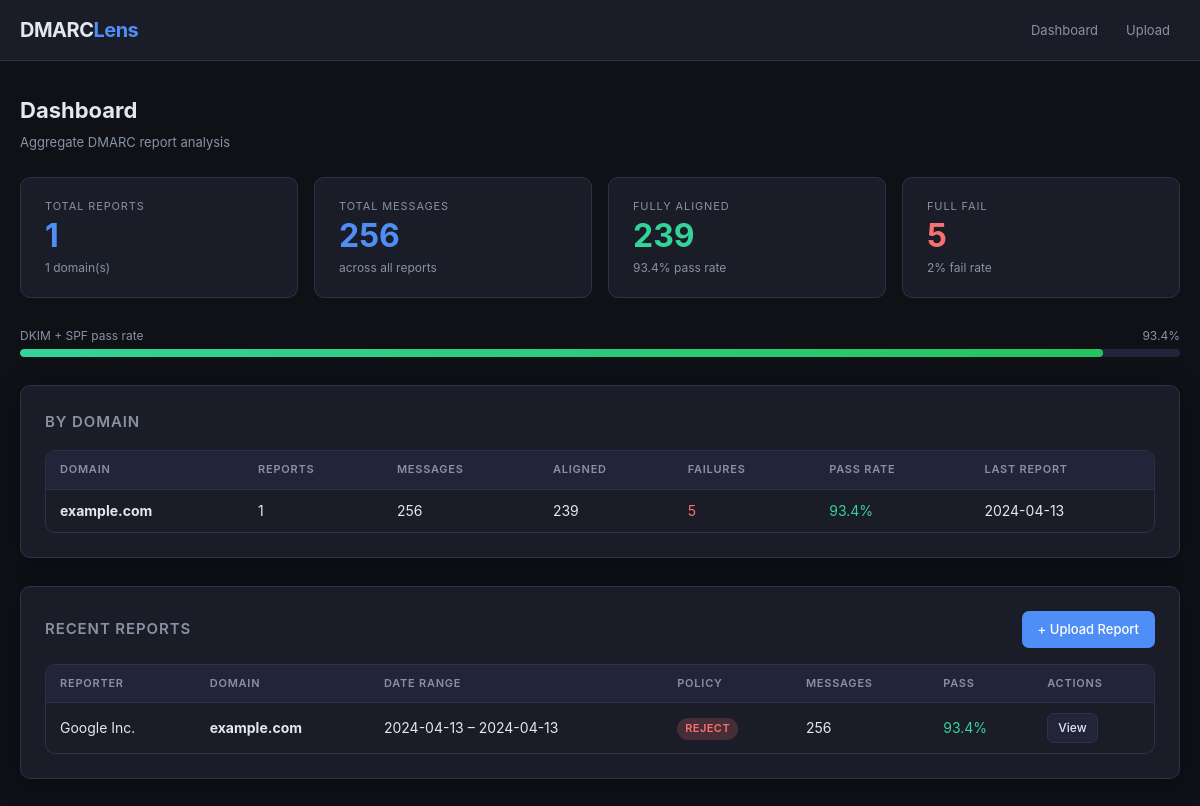
The page / on the database its author committed.
### tables this page shows
CREATE TABLE reports (
                id          INTEGER PRIMARY KEY AUTOINCREMENT,
                report_id   TEXT    UNIQUE,
                org_name    TEXT,
                org_email   TEXT,
                domain      TEXT,
                date_begin  INTEGER,
                date_end    INTEGER,
                policy_p    TEXT,
                policy_sp   TEXT,
                policy_pct  INTEGER DEFAULT 100,
                adkim       TEXT,
                aspf        TEXT,
                uploaded_at INTEGER DEFAULT (strftime('%s','now'))
            );

### includes/db.php (called while the page is built, shortened)
<?php
class Database {
    private PDO $pdo;
    private static ?Database $instance = null;
    private function __construct() {
        $dbPath = __DIR__ . '/../data/dmarc.sqlite';
        $this->pdo = new PDO('sqlite:' . $dbPath);
        $this->pdo->setAttribute(PDO::ATTR_ERRMODE, PDO::ERRMODE_EXCEPTION);
        $this->pdo->setAttribute(PDO::ATTR_DEFAULT_FETCH_MODE, PDO::FETCH_ASSOC);
    }
    public static function getInstance(): Database {
        if (self::$instance === null) {
            self::$instance = new Database();
        }
        return self::$instance;
    }
    private function migrate(): void {
        $this->pdo->exec("
            CREATE TABLE IF NOT EXISTS reports (
                id          INTEGER PRIMARY KEY AUTOINCREMENT,
                report_id   TEXT    UNIQUE,
                org_name    TEXT,
                org_email   TEXT,
                domain      TEXT,
                date_begin  INTEGER,
                date_end    INTEGER,
                policy_p    TEXT,
                policy_sp   TEXT,
                policy_pct  INTEGER DEFAULT 100,
                adkim       TEXT,
                aspf        TEXT,
                uploaded_at INTEGER DEFAULT (strftime('%s','now'))
            );
            CREATE TABLE IF NOT EXISTS records (
                id                  INTEGER PRIMARY KEY AUTOINCREMENT,
                report_db_id        INTEGER NOT NULL,
                source_ip           TEXT,
                count               INTEGER DEFAULT 1,
                disposition         TEXT,
                dkim_result         TEXT,
                spf_result          TEXT,
                header_from         TEXT,
                envelope_to         TEXT,
                auth_dkim_domain    TEXT,
                auth_dkim_result    TEXT,
                auth_dkim_selector  TEXT,
                auth_spf_domain     TEXT,
                auth_spf_result     TEXT,
                FOREIGN KEY(report_db_id) REFERENCES reports(id) ON DELETE CASCADE
            );
            CREATE INDEX IF NOT EXISTS idx_records_report ON records(report_db_id);
            CREATE INDEX IF NOT EXISTS idx_records_ip     ON records(source_ip);
            CREATE INDEX IF NOT EXISTS idx_reports_domain ON reports(domain);
        ");
    }
    public function getStats(): array {
        $row = $this->pdo->query("
            SELECT
                COUNT(DISTINCT r.id)                                        AS total_reports,
                COUNT(DISTINCT r.domain)                                    AS total_domains,
                COALESCE(SUM(rc.count), 0)                                  AS total_messages,
                COALESCE(SUM(CASE WHEN rc.dkim_result='pass' AND rc.spf_result='pass' THEN rc.count ELSE 0 END), 0) AS fully_aligned,
                COALESCE(SUM(CASE WHEN rc.dkim_result='pass' OR  rc.spf_result='pass' THEN rc.count ELSE 0 END), 0) AS partial_pass,
                COALESCE(SUM(CASE WHEN rc.dkim_result!='pass' AND rc.spf_result!='pass' THEN rc.count ELSE 0 END), 0) AS full_fail
            FROM reports r
            LEFT JOIN records rc ON rc.report_db_id = r.id
        ")->fetch();
        return $row;
    }
    public function getDomainSummary(): array {
        return $this->pdo->query("
            SELECT
                r.domain,
                COUNT(DISTINCT r.id)                                        AS report_count,
                COALESCE(SUM(rc.count), 0)                                  AS total_messages,
                COALESCE(SUM(CASE WHEN rc.dkim_result='pass' AND rc.spf_result='pass' THEN rc.count ELSE 0 END), 0) AS pass_count,
                COALESCE(SUM(CASE WHEN rc.dkim_result!='pass' AND rc.spf_result!='pass' THEN rc.count ELSE 0 END), 0) AS fail_count,
                MAX(r.date_end)                                             AS last_report
            FROM reports r
            LEFT JOIN records rc ON rc.report_db_id = r.id
            GROUP BY r.domain
            ORDER BY total_messages DESC
        ")->fetchAll();
    }
    public function getRecentReports(int $limit = 20): array {
        $stmt = $this->pdo->prepare("
            SELECT
                r.*,
                COUNT(rc.id)                AS record_count,
                COALESCE(SUM(rc.count), 0)  AS total_messages,
                COALESCE(SUM(CASE WHEN rc.dkim_result='pass' AND rc.spf_result='pass' THEN rc.count ELSE 0 END), 0) AS pass_count
            FROM reports r
            LEFT JOIN records rc ON rc.report_db_id = r.id
            GROUP BY r.id
            ORDER BY r.date_end DESC
            LIMIT ?
        ");
        $stmt->execute([$limit]);
        return $stmt->fetchAll();
    }
}

### index.php (the view, shortened to what this page needs)
<?php
require_once __DIR__ . '/includes/db.php';
require_once __DIR__ . '/includes/layout.php';
$db      = Database::getInstance();
$stats   = $db->getStats();
$domains = $db->getDomainSummary();
$reports = $db->getRecentReports(30);
$totalMsg    = (int)$stats['total_messages'];
$fullyAligned = (int)$stats['fully_aligned'];
$fullFail     = (int)$stats['full_fail'];
$passRate     = $totalMsg > 0 ? round($fullyAligned / $totalMsg * 100, 1) : 0;
renderHead('DMARC Analyzer — Dashboard');
?>
<div class="page-title">Dashboard</div>
<div class="page-subtitle">Aggregate DMARC report analysis</div>
<div class="stat-grid section">
  <div class="stat-card">
    <div class="label">Total Reports</div>
    <div class="value blue"><?= fmtNum((int)$stats['total_reports']) ?></div>
    <div class="sub"><?= fmtNum((int)$stats['total_domains']) ?> domain(s)</div>
  </div>
  <div class="stat-card">
    <div class="label">Total Messages</div>
    <div class="value blue"><?= fmtNum($totalMsg) ?></div>
    <div class="sub">across all reports</div>
  </div>
  <div class="stat-card">
    <div class="label">Fully Aligned</div>
    <div class="value green"><?= fmtNum($fullyAligned) ?></div>
    <div class="sub"><?= passRate($fullyAligned, $totalMsg) ?> pass rate</div>
  </div>
  <div class="stat-card">
    <div class="label">Full Fail</div>
    <div class="value red"><?= fmtNum($fullFail) ?></div>
    <div class="sub"><?= passRate($fullFail, $totalMsg) ?> fail rate</div>
  </div>
</div>
<?php if ($totalMsg > 0): ?>
<div class="section">
  <div class="pass-bar-wrap">
    <div style="display:flex;justify-content:space-between;font-size:12px;color:var(--muted);margin-bottom:4px;">
      <span>DKIM + SPF pass rate</span>
      <span><?= $passRate ?>%</span>
    </div>
    <div class="pass-bar-track"><div class="pass-bar-fill" style="width:<?= $passRate ?>%"></div></div>
  </div>
</div>
<?php endif; ?>
<?php if (!empty($domains)): ?>
<div class="section card">
  <h2>By Domain</h2>
  <div class="table-wrap">
    <table>
      <thead>
        <tr>
          <th>Domain</th>
          <th>Reports</th>
          <th>Messages</th>
          <th>Aligned</th>
          <th>Failures</th>
          <th>Pass Rate</th>
          <th>Last Report</th>
        </tr>
      </thead>
      <tbody>
        <?php foreach ($domains as $d):
            $dm = (int)$d['total_messages'];
            $dp = (int)$d['pass_count'];
            $df = (int)$d['fail_count'];
        ?>
        <tr>
          <td><strong><?= htmlspecialchars($d['domain']) ?></strong></td>
          <td><?= $d['report_count'] ?></td>
          <td><?= fmtNum($dm) ?></td>
          <td><?= fmtNum($dp) ?></td>
          <td><?= $df > 0 ? '<span style="color:var(--red)">' . fmtNum($df) . '</span>' : '0' ?></td>
          <td>
            <?php $pr = $dm > 0 ? round($dp/$dm*100,1) : 0; ?>
            <span style="color:<?= $pr >= 90 ? 'var(--green)' : ($pr >= 70 ? 'var(--yellow)' : 'var(--red)') ?>">
              <?= $pr ?>%
            </span>
          </td>
          <td><?= fmtDate((int)$d['last_report']) ?></td>
        </tr>
        <?php endforeach; ?>
      </tbody>
    </table>
  </div>
</div>
<?php endif; ?>
<div class="section card">
  <div class="actions-row">
    <h2 style="margin:0">Recent Reports</h2>
    <a href="upload.php" class="btn btn-primary">+ Upload Report</a>
  </div>
  <?php if (empty($reports)): ?>
  <div class="empty-state">
    <div class="icon">📭</div>
    <h3>No reports yet</h3>
    <p>Upload your first DMARC aggregate report to get started.</p>
    <br>
    <a href="upload.php" class="btn btn-primary">Upload Report</a>
  </div>
  <?php else: ?>
  <div class="table-wrap">
    <table>
      <thead>
        <tr>
          <th>Reporter</th>
          <th>Domain</th>
          <th>Date Range</th>
          <th>Policy</th>
          <th>Messages</th>
          <th>Pass</th>
          <th>Actions</th>
        </tr>
      </thead>
      <tbody>
        <?php foreach ($reports as $r):
            $rm  = (int)$r['total_messages'];
            $rp  = (int)$r['pass_count'];
            $rpr = $rm > 0 ? round($rp/$rm*100,1) : 0;
        ?>
        <tr>
          <td><?= htmlspecialchars($r['org_name'] ?: '—') ?></td>
          <td><strong><?= htmlspecialchars($r['domain']) ?></strong></td>
          <td style="white-space:nowrap">
            <?= fmtDate((int)$r['date_begin']) ?> – <?= fmtDate((int)$r['date_end']) ?>
          </td>
          <td><?= badge($r['policy_p'] ?? 'none') ?></td>
          <td><?= fmtNum($rm) ?></td>
          <td>
            <span style="color:<?= $rpr >= 90 ? 'var(--green)' : ($rpr >= 70 ? 'var(--yellow)' : 'var(--red)') ?>">
              <?= $rpr ?>%
            </span>
          </td>
          <td>
            <a href="view.php?id=<?= $r['id'] ?>" class="btn btn-ghost" style="padding:4px 10px;font-size:12px">View</a>
          </td>
        </tr>
        <?php endforeach; ?>
      </tbody>
    </table>
  </div>
  <?php endif; ?>
</div>
<?php renderFoot(); ?>

### includes/layout.php (shortened to what this page needs)
<?php
function renderHead(string $title = 'DMARC Analyzer'): void {
    $base = rtrim(dirname($_SERVER['SCRIPT_NAME']), '/');
    echo <<<HTML
<!DOCTYPE html>
<html lang="en">
<head>
<meta charset="UTF-8">
<meta name="viewport" content="width=device-width, initial-scale=1">
<title>{$title}</title>
<link rel="stylesheet" href="{$base}/assets/style.css">
</head>
<body>
<header class="page-header">
  <div class="wrapper">
    <a class="logo" href="{$base}/index.php">DMARC<span>Lens</span></a>
    <nav class="nav-links">
      <a href="{$base}/index.php">Dashboard</a>
      <a href="{$base}/upload.php">Upload</a>
    </nav>
  </div>
</header>
<main><div class="wrapper">
HTML;
}
function renderFoot(): void {
    echo <<<HTML
</div></main>
<script>
// Drag-and-drop enhancement for upload areas
document.querySelectorAll('.upload-area').forEach(el => {
    el.addEventListener('dragover',  e => { e.preventDefault(); el.classList.add('drag-over'); });
    el.addEventListener('dragleave', ()  => el.classList.remove('drag-over'));
    el.addEventListener('drop', e => {
        e.preventDefault();
        el.classList.remove('drag-over');
        const inp = el.querySelector('input[type=file]');
        if (inp && e.dataTransfer.files.length) {
            inp.files = e.dataTransfer.files;
            el.closest('form')?.submit();
        }
    });
});
</script>
</body></html>
HTML;
}
function badge(string $value, string $type = ''): string {
    $class = match(strtolower($value)) {
        'pass'        => 'badge-pass',
        'fail'        => 'badge-fail',
        'none'        => 'badge-none',
        'quarantine'  => 'badge-quarantine',
        'reject'      => 'badge-reject',
        default       => 'badge-neutral',
    };
    $esc = htmlspecialchars($value);
    return "<span class=\"badge {$class}\">{$esc}</span>";
}
function fmtDate(int $ts): string {
    return $ts ? date('Y-m-d', $ts) : '—';
}
function fmtNum(int $n): string {
    return number_format($n);
}
function passRate(int $pass, int $total): string {
    return round($pass / $total * 100, 1) . '%';
}

### assets/style.css (style rules this page uses)
*, *::before, *::after { box-sizing: border-box; margin: 0; padding: 0; }
:root { --bg: #0f1117; --surface: #1a1d27; --surface2: #22253a; --border: #2e3148; --accent: #4f8ef7; --accent-d: #3b72d4; --green: #34d399; --red: #f87171; --yellow: #fbbf24; --text: #e2e8f0; --muted: #8892a4; --radius: 10px; --shadow: 0 4px 24px rgba(0,0,0,.4); }
body { background: var(--bg); color: var(--text); font-family: 'Inter', 'Segoe UI', system-ui, sans-serif; font-size: 14px; line-height: 1.6; min-height: 100vh; }
a { color: var(--accent); text-decoration: none; }
.wrapper { max-width: 1200px; margin: 0 auto; padding: 0 20px; }
.page-header { background: var(--surface); border-bottom: 1px solid var(--border); padding: 14px 0; position: sticky; top: 0; z-index: 100; }
.page-header .wrapper { display: flex; align-items: center; gap: 16px; }
.logo { font-size: 20px; font-weight: 700; color: var(--text); letter-spacing: -.5px; }
.logo span { color: var(--accent); }
.nav-links { margin-left: auto; display: flex; gap: 8px; }
.nav-links a { color: var(--muted); font-size: 13px; padding: 4px 10px; border-radius: 6px; }
main { padding: 32px 0 60px; }
.card { background: var(--surface); border: 1px solid var(--border); border-radius: var(--radius); padding: 24px; box-shadow: var(--shadow); }
.card h2 { font-size: 15px; font-weight: 600; color: var(--muted); text-transform: uppercase; letter-spacing: .06em; margin-bottom: 16px; }
.stat-grid { display: grid; grid-template-columns: repeat(auto-fit, minmax(180px, 1fr)); gap: 16px; margin-bottom: 28px; }
.stat-card { background: var(--surface); border: 1px solid var(--border); border-radius: var(--radius); padding: 20px 24px; display: flex; flex-direction: column; gap: 4px; }
.stat-card .label { font-size: 11px; text-transform: uppercase; letter-spacing: .08em; color: var(--muted); }
.stat-card .value { font-size: 32px; font-weight: 700; line-height: 1; }
.stat-card .value.green { color: var(--green); }
.stat-card .value.red { color: var(--red); }
.stat-card .value.blue { color: var(--accent); }
.stat-card .sub { font-size: 12px; color: var(--muted); margin-top: 2px; }
.pass-bar-wrap { margin: 4px 0 12px; }
.pass-bar-track { height: 8px; background: var(--surface2); border-radius: 4px; overflow: hidden; }
.pass-bar-fill { height: 100%; background: linear-gradient(90deg, var(--green), #22c55e); border-radius: 4px; transition: width .4s ease; }
.table-wrap { overflow-x: auto; border-radius: var(--radius); border: 1px solid var(--border); }
table { width: 100%; border-collapse: collapse; }
thead { background: var(--surface2); }
th { padding: 10px 14px; text-align: left; font-size: 11px; text-transform: uppercase; letter-spacing: .07em; color: var(--muted); font-weight: 600; white-space: nowrap; }
td { padding: 10px 14px; border-top: 1px solid var(--border); vertical-align: middle; }
.badge { display: inline-block; padding: 2px 8px; border-radius: 20px; font-size: 11px; font-weight: 600; letter-spacing: .04em; text-transform: uppercase; }
.badge-reject { background: rgba(248,113,113,.2); color: var(--red); }
.btn { display: inline-flex; align-items: center; gap: 6px; padding: 8px 16px; border-radius: 7px; font-size: 13px; font-weight: 500; cursor: pointer; border: none; transition: background .15s, opacity .15s; }
.btn-primary { background: var(--accent); color: #fff; }
.btn-ghost { background: var(--surface2); color: var(--text); border: 1px solid var(--border); }
.section { margin-bottom: 28px; }
.page-title { font-size: 22px; font-weight: 700; margin-bottom: 4px; }
.page-subtitle { color: var(--muted); font-size: 13px; margin-bottom: 24px; }
.actions-row { display: flex; align-items: center; gap: 10px; margin-bottom: 16px; }

### rows shown on the page
reports: org_name "Google Inc.", domain "example.com", date_begin "2024-04-13", date_end "2024-04-13", policy_p "REJECT", rm "256", rpr "93.4"

### other values the page prints
fmtNum((int)$stats['total_reports']) "1"
fmtNum((int)$stats['total_domains']) "1"
fmtNum($totalMsg) "256"
fmtNum($fullyAligned) "239"
passRate($fullyAligned, $totalMsg) "93.4%"
fmtNum($fullFail) "5"
passRate($fullFail, $totalMsg) "2%"
$passRate "93.4"
$d['domain'] "example.com"
$d['report_count'] "1"
fmtNum($dm) "256"
fmtNum($dp) "239"
fmtNum($df) "5"
$pr "93.4"
fmtDate((int)$d['last_report']) "2024-04-13"
